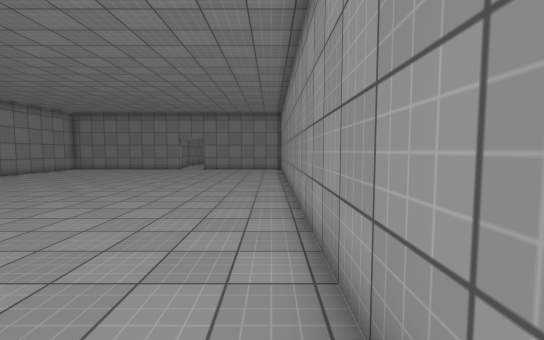
view 1 (above)

20 first-person views from a walk through a scene from a Unity 3-D project. The camera is 1.5 m above the floor, tilts 4° down and sees 90° across. The floor is counted in squares, 1 m on a side. Each view is taken from the middle of a square. On the plan, view 1 faces up. The plan holds only what a view shows up to about 14 squares ahead; the rest is blank. The place goes on beyond the plan. The player is left out. Surface patterns are stand-ins for the level's own textures.

view 2
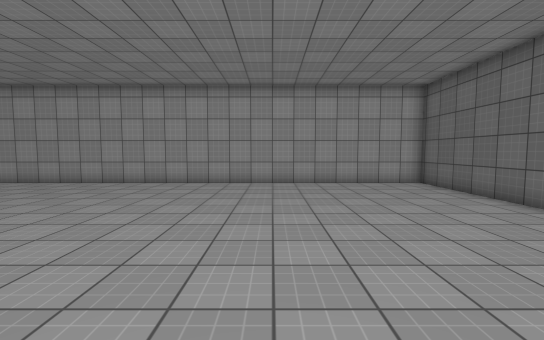

view 3
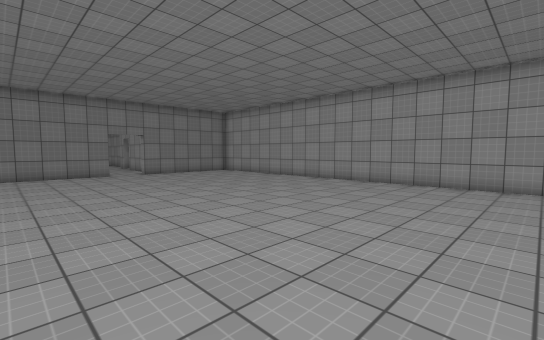

view 4
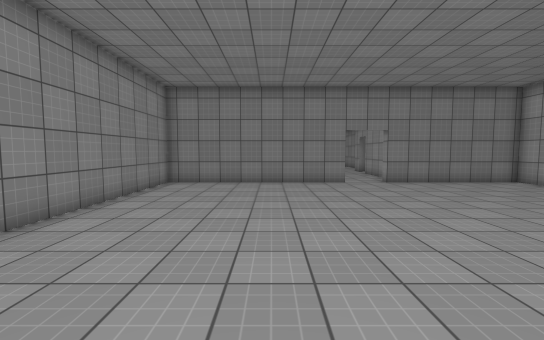

view 5
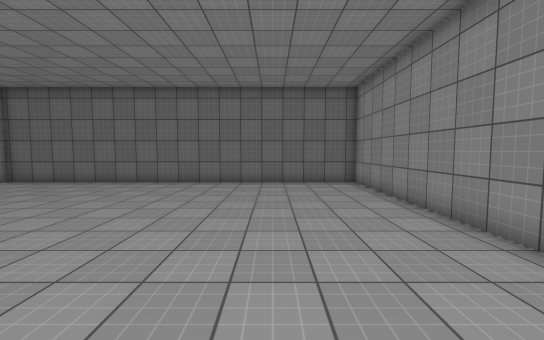

view 6
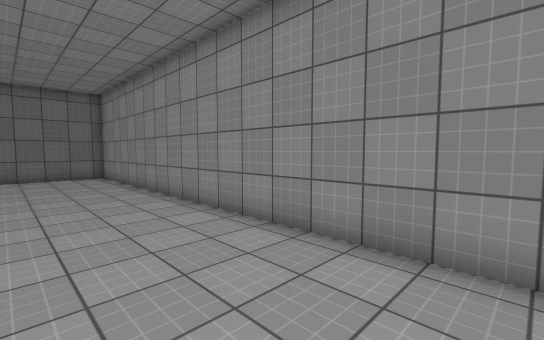

view 7
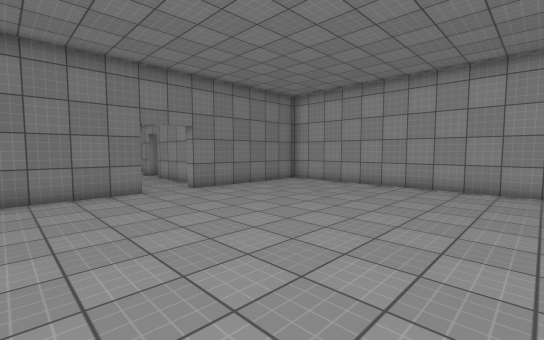

view 8
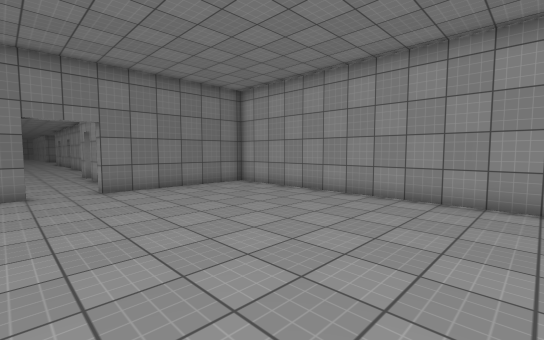

view 9
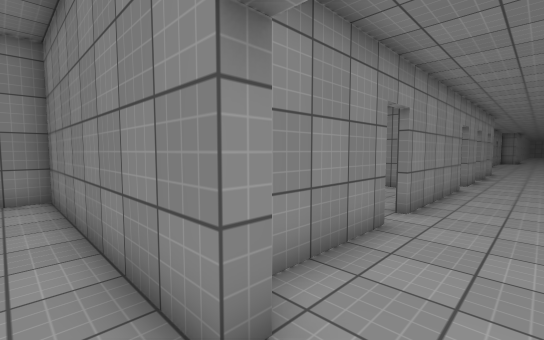

view 10
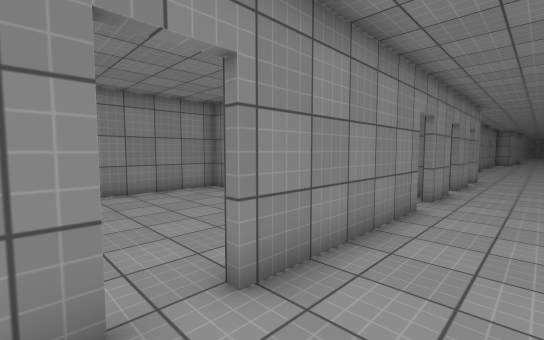

view 11
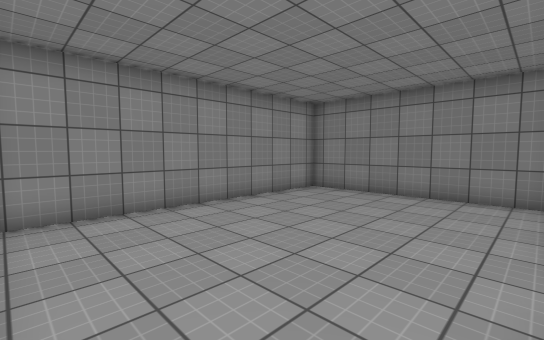

view 12
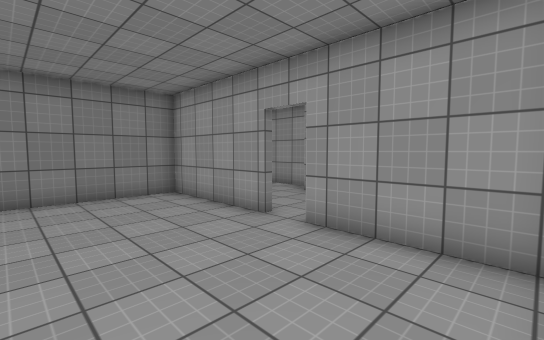

view 13
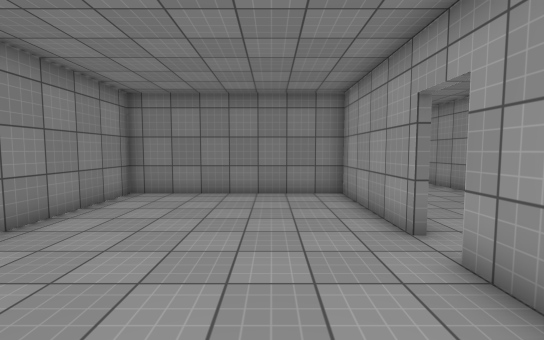

view 14
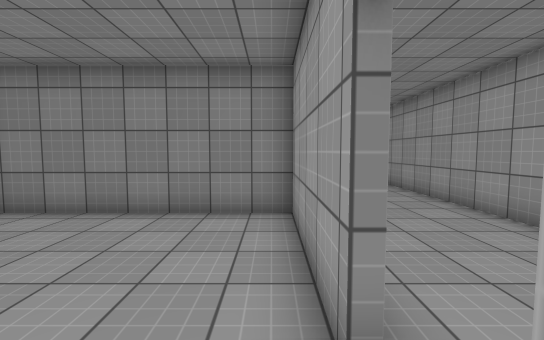

view 15
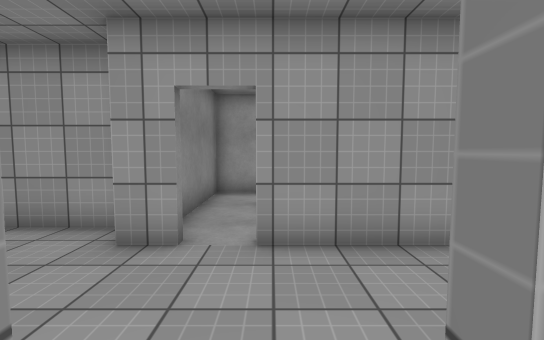

view 16
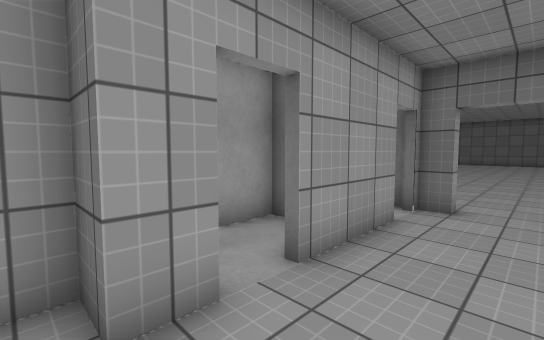

view 17
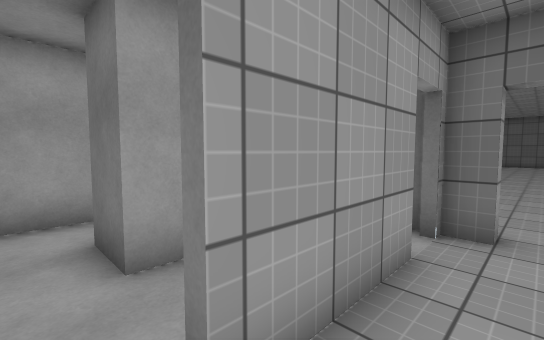

view 18
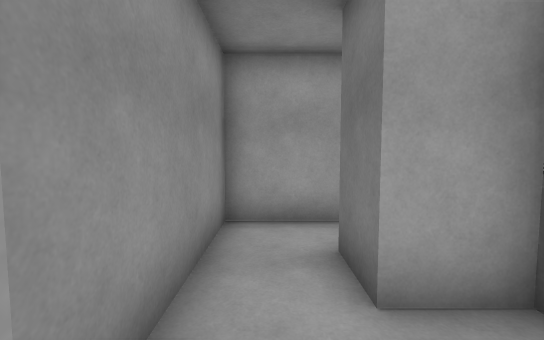

view 19
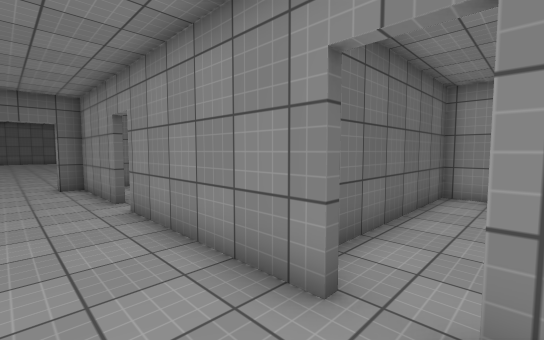

view 20
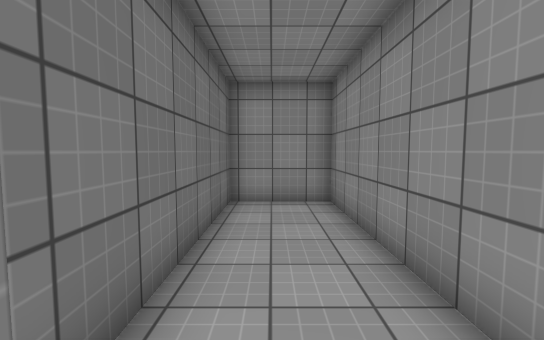

### Floor plan
Ten units are one square. View 1 is at (0, 0); x grows to the right and y downward. Boxes are objects, and circles mark ways between rooms. Rooms are numbered by the first view taken in them; rooms with no view inside come last. Other rooms are left out.
<svg viewBox="-165 -370 178 425">
<path fill="none" stroke="#000" d="M-160 -121 -160 50 8 50 8 -220 -55 -220M-75 -220 -160 -220 -160 -139M-48 -284 -48 -295 -37 -295 -37 -365M-82 -266 -82 -225M-82 -336 -82 -278M-48 -239 -48 -273M-82 -365 -82 -348M-75 -225 -75 -220M-55 -220 -55 -225M-85 -276 -85 -325 -160 -325M-85 -229 -85 -265M-160 -331 -160 -229M-88 -358 -160 -358 -160 -331M-160 -328 -91 -328M-30 -255 -25 -255 -25 -270M-26 -290 -40 -290"/>
<circle cx="-65" cy="-220" r="3" fill="#2a7"/>
<circle cx="-80" cy="-270" r="3" fill="#2a7"/>
<circle cx="-80" cy="-340" r="3" fill="#2a7"/>
<circle cx="-40" cy="-280" r="3" fill="#2a7"/>
<text x="-80" y="-90">1</text>
<text x="-60" y="-300">2</text>
<text x="-120" y="-280">3</text>
<text x="-120" y="-350">4</text>
<text x="-40" y="-270">5</text>
</svg>
Room 1 opens to room 2. Room 2 opens to room 3. Room 2 opens to room 4. Room 2 opens to room 5.

Where each view was taken, in squares from view 1:
view 1: 0 up, 0 right, facing up
view 2: 2 up, 12 left, facing right
view 3: 4 up, 12 left, facing up-right
view 4: 9 up, 11 left, facing up
view 5: 8 up, 12 left, facing down
view 6: 12 up, 12 left, facing down-left
view 7: 12 up, 11 left, facing up-right
view 8: 11 up, 8 left, facing up-right
view 9: 21 up, 6 left, facing up-left
view 10: 26 up, 6 left, facing up-left
view 11: 23 up, 9 left, facing up-left
view 12: 23 up, 13 left, facing up-right
view 13: 23 up, 11 left, facing up
view 14: 26 up, 9 left, facing up
view 15: 27 up, 9 left, facing right
view 16: 30 up, 7 left, facing down-right
view 17: 28 up, 6 left, facing down-right
view 18: 28 up, 5 left, facing right
view 19: 35 up, 6 left, facing down-left
view 20: 34 up, 8 left, facing left
